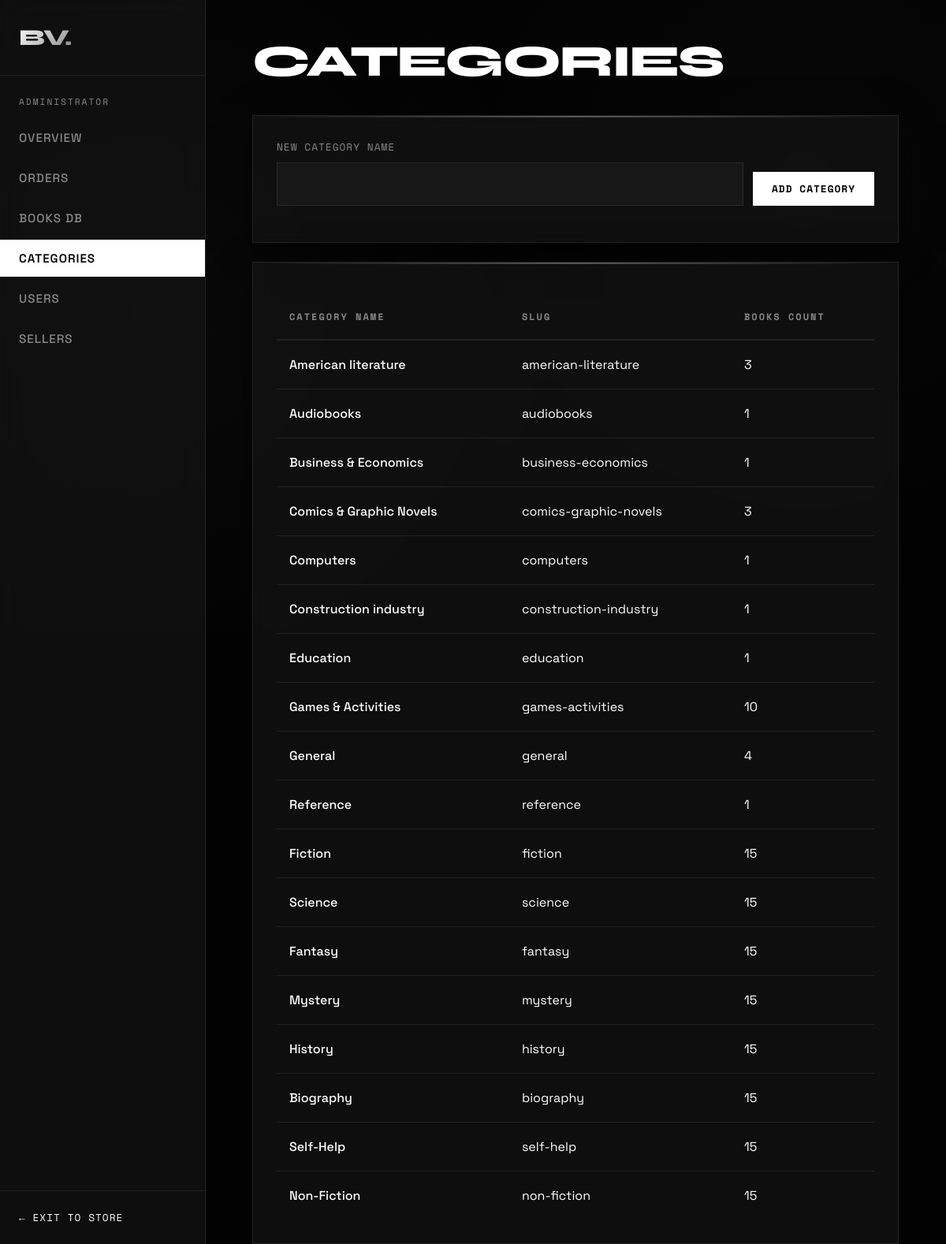
Screenshot of /dashboard/admin/categories/ (signed in) with the database file from the repository.
### store/models.py (models this page shows, shortened)
class Category(models.Model):
    name = models.CharField(max_length=100)
    slug = models.SlugField(unique=True, blank=True)
    description = models.TextField(blank=True)
    tag_line = models.CharField(max_length=200, blank=True)
    hero_image = models.ImageField(upload_to='categories/', blank=True, null=True)
    icon = models.CharField(max_length=50, blank=True, default='ðŸ“š')
    order = models.PositiveIntegerField(default=0)
    class Meta:
        verbose_name_plural = 'Categories'
        ordering = ['order', 'name']

### dashboard/views.py (the view)
# urls.py: path('admin/categories/', views.admin_categories, name='admin_categories'),
@login_required
@user_passes_test(is_admin, login_url='/')
def admin_categories(request):
    categories = Category.objects.all()
    if request.method == 'POST':
        name = request.POST.get('name')
        if name:
            Category.objects.create(name=name)
            messages.success(request, 'Category created.')
        return redirect('dashboard:admin_categories')
    return render(request, 'dashboard/admin_categories.html', {'categories': categories})

### dashboard/views.py (called while the page is built)
def is_admin(user):
    return user.is_superuser or (hasattr(user, 'profile') and user.profile.role == 'admin')

### store/models.py (called while the page is built)
    @property
    def item_count(self):
        return sum(item.quantity for item in self.items.all())

### templates/dashboard/admin_categories.html (shortened to what this page needs)
﻿{% extends 'dashboard/base_dashboard.html' %}
{% block content %}
<div class="header-flex">
  <h1 class="page-title" style="margin:0">Categories</h1>
</div>
<div class="card" style="margin-bottom: 24px;">
  <form method="POST" style="display:flex; gap:12px; align-items:flex-end;">
    <div class="form-group" style="margin:0; flex:1;">
      <label class="form-label">New Category Name</label>
      <input type="text" name="name" class="form-input" required />
    </div>
    <button type="submit" class="btn btn-primary">Add Category</button>
  </form>
</div>
<div class="card">
  <table>
    <thead>
      <tr>
        <th>Category Name</th>
        <th>Slug</th>
        <th>Books Count</th>
      </tr>
    </thead>
    <tbody>
      {% for cat in categories %}
      <tr>
        <td style="font-weight: 500">{{ cat.name }}</td>
        <td>{{ cat.slug }}</td>
        <td>{{ cat.books.count }}</td>
      </tr>
      {% empty %}
      <tr><td colspan="3">No categories found.</td></tr>
      {% endfor %}
    </tbody>
  </table>
</div>
{% endblock %}

### templates/dashboard/base_dashboard.html (style rules this page uses)
:root { --bg: #030303; --bg-alt: rgba(20, 20, 20, 0.7); --border: rgba(255, 255, 255, 0.08); --text: #ffffff; --text-muted: #888888; --accent: #ffffff; --glow: rgba(255, 255, 255, 0.15); --font-display: 'Syne', sans-serif; --font-sans: 'Space Grotesk', sans-serif; --font-mono: 'Space Mono', monospace; }
body { margin: 0; font-family: var(--font-sans); background: var(--bg); color: var(--text); display: flex; min-height: 100vh; overflow-x: hidden; }
body::before { content: ''; position: fixed; top: 0; left: 0; width: 100vw; height: 100vh; background: radial-gradient(circle at 15% 50%, rgba(255,255,255,0.03) 0%, transparent 50%), radial-gradient(circle at 85% 30%, rgba(255,255,255,0.02) 0%, transparent 50%); pointer-events: none; z-index: -1; }
.page-title { font-family: var(--font-display); font-size: 3.5rem; font-weight: 800; letter-spacing: -2px; margin-top: 0; margin-bottom: 40px; line-height: 1; text-transform: uppercase; }
.card { background: var(--bg-alt); backdrop-filter: blur(10px); border: 1px solid var(--border); border-radius: 0; padding: 30px; box-shadow: 0 10px 40px rgba(0,0,0,0.5); position: relative; overflow: hidden; }
.card::before { content: ''; position: absolute; top: 0; left: 0; width: 100%; height: 2px; background: linear-gradient(90deg, transparent, rgba(255,255,255,0.3), transparent); }
table { width: 100%; border-collapse: collapse; margin-top: 10px; }
th, td { padding: 20px 16px; text-align: left; border-bottom: 1px solid var(--border); }
th { color: var(--text-muted); font-family: var(--font-mono); font-size: 0.75rem; text-transform: uppercase; letter-spacing: 2px; border-bottom: 2px solid var(--border); }
td { font-size: 1rem; }
tr { transition: background 0.2s; }
tr:last-child td { border-bottom: none; }
.btn { display: inline-flex; align-items: center; justify-content: center; padding: 12px 24px; background: transparent; color: var(--text); font-family: var(--font-mono); text-transform: uppercase; letter-spacing: 1px; font-size: 0.8rem; border: 1px solid var(--border); cursor: pointer; transition: all 0.3s ease; text-decoration: none; }
.btn-primary { background: var(--text); color: var(--bg); font-weight: 700; border: none; }
.header-flex { display: flex; justify-content: space-between; align-items: flex-end; margin-bottom: 40px; }
.form-group { margin-bottom: 30px; }
.form-label { display: block; margin-bottom: 10px; font-family: var(--font-mono); font-size: 0.8rem; color: var(--text-muted); text-transform: uppercase; letter-spacing: 1px; }
.form-input { width: 100%; padding: 16px; background: rgba(255,255,255,0.03); border: 1px solid var(--border); color: var(--text); font-family: var(--font-sans); font-size: 1rem; box-sizing: border-box; transition: border-color 0.3s, background 0.3s; }

### rows the page displays
Category: name "American literature", slug "american-literature", books.count "3"
Category: name "Audiobooks", slug "audiobooks", books.count "1"
Category: name "Business & Economics", slug "business-economics", books.count "1"
Category: name "Comics & Graphic Novels", slug "comics-graphic-novels", books.count "3"
Category: name "Computers", slug "computers", books.count "1"
Category: name "Construction industry", slug "construction-industry", books.count "1"
Category: name "Education", slug "education", books.count "1"
Category: name "Games & Activities", slug "games-activities", books.count "10"
Category: name "General", slug "general", books.count "4"
Category: name "Reference", slug "reference", books.count "1"
Category: name "Fiction", slug "fiction", books.count "15"
Category: name "Science", slug "science", books.count "15"
Category: name "Fantasy", slug "fantasy", books.count "15"
Category: name "Mystery", slug "mystery", books.count "15"
Category: name "History", slug "history", books.count "15"
Category: name "Biography", slug "biography", books.count "15"
Category: name "Self-Help", slug "self-help", books.count "15"
Category: name "Non-Fiction", slug "non-fiction", books.count "15"
